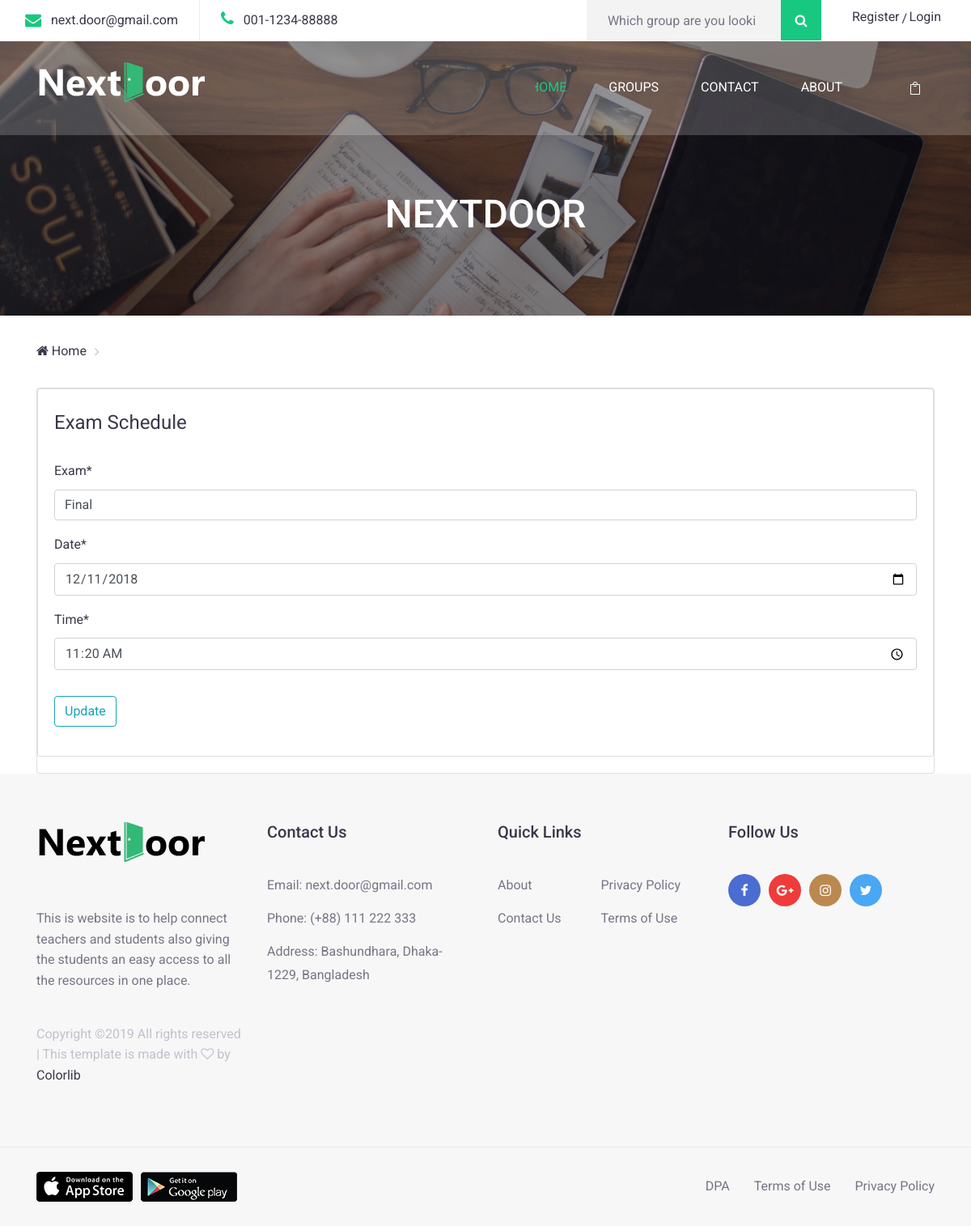
Page /edit_schedule/3/10 on the committed database.
### NextDoor/models.py (models this page shows, shortened)
class Schedule(models.Model):
    group = models.ForeignKey(Group, on_delete= models.CASCADE)
    exam = models.CharField(max_length=100)
    date = models.DateField(verbose_name='Date', auto_now_add=False, auto_now=False)
    time = models.TimeField(auto_now=False, auto_now_add=False)
    objects = models.Manager()

### NextDoor/views.py (the view)
# urls.py: path('edit_schedule/<int:pk>/<int:id>', views.update_schedule, name='edit_schedule'),
def update_schedule(request, pk, id, template='NextDoor/add_schedule.html'):
    schedule= get_object_or_404(Schedule, pk=id)
    group= get_object_or_404(Group, pk = pk)
    form = ScheduleForm(request.POST or None, instance=schedule)
    if form.is_valid():
        schedule = form.save(commit=False)
        schedule.group = group
        schedule.save()
        messages.success(request,f' Your schedule has been updated for {schedule.exam}')
        return redirect('group', pk= group.id )
    else:
        form = ScheduleForm(instance=schedule)
        context = {'form':form,'schedule':schedule}
        return render(request, template, context)

### NextDoor/forms.py
class ScheduleForm(forms.ModelForm):
    exam = forms.CharField()
    date = forms.DateField(
    widget=forms.TextInput(
        attrs={'type': 'date'}
    )
)
    time = forms.TimeField(
    widget=forms.TextInput(
        attrs={'type': 'time'}
    )
)
    class Meta:
        model = Schedule
        fields = ['exam','date','time']

### NextDoor/templates/NextDoor/add_schedule.html (shortened to what this page needs)
{% extends "NextDoor/base.html" %}
{% load crispy_forms_tags %}
{% block content %}
<div class =  "card">
    <div class = " card-body content-section">
        <form method = "POST">
            <fieldset class = "form-group">
                <legend class = "border-bottom mb-4">
                    Exam Schedule</legend>
                    {{form|crispy}}
            </fieldset>
            <div class = "form-group ">
                <button class = "btn btn-outline-info" type="submit">Update</button>
            </div>
        </form>
    </div>
</div>
{% endblock content %}

### NextDoor/static/main.css (style rules this page uses)
body { background: #fafafa; color: #333333; margin-top: 5rem; }
.content-section { background: #ffffff; padding: 10px 20px; border: 1px solid #dddddd; border-radius: 3px; margin-bottom: 20px; }

### NextDoor/static/style.css (style rules this page uses)
body { color: #383749; font-size: 16px; line-height: 1.8; font-family: 'Roboto', sans-serif; }

### rows in the picture
Schedule: exam "Final", date "12/11/2018", time "11:20:00"
